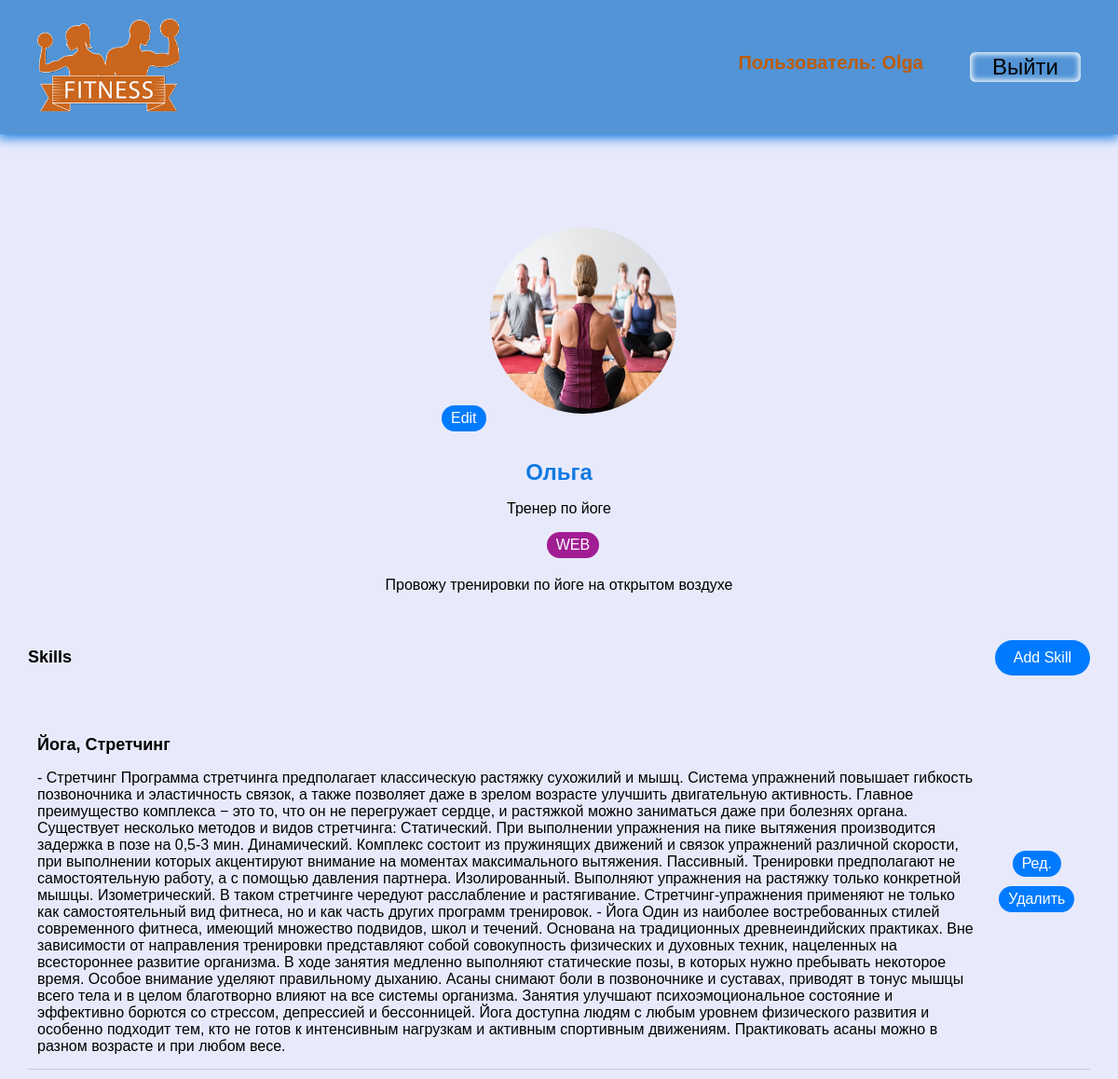
Before: /account/ (signed in) with the older database file.
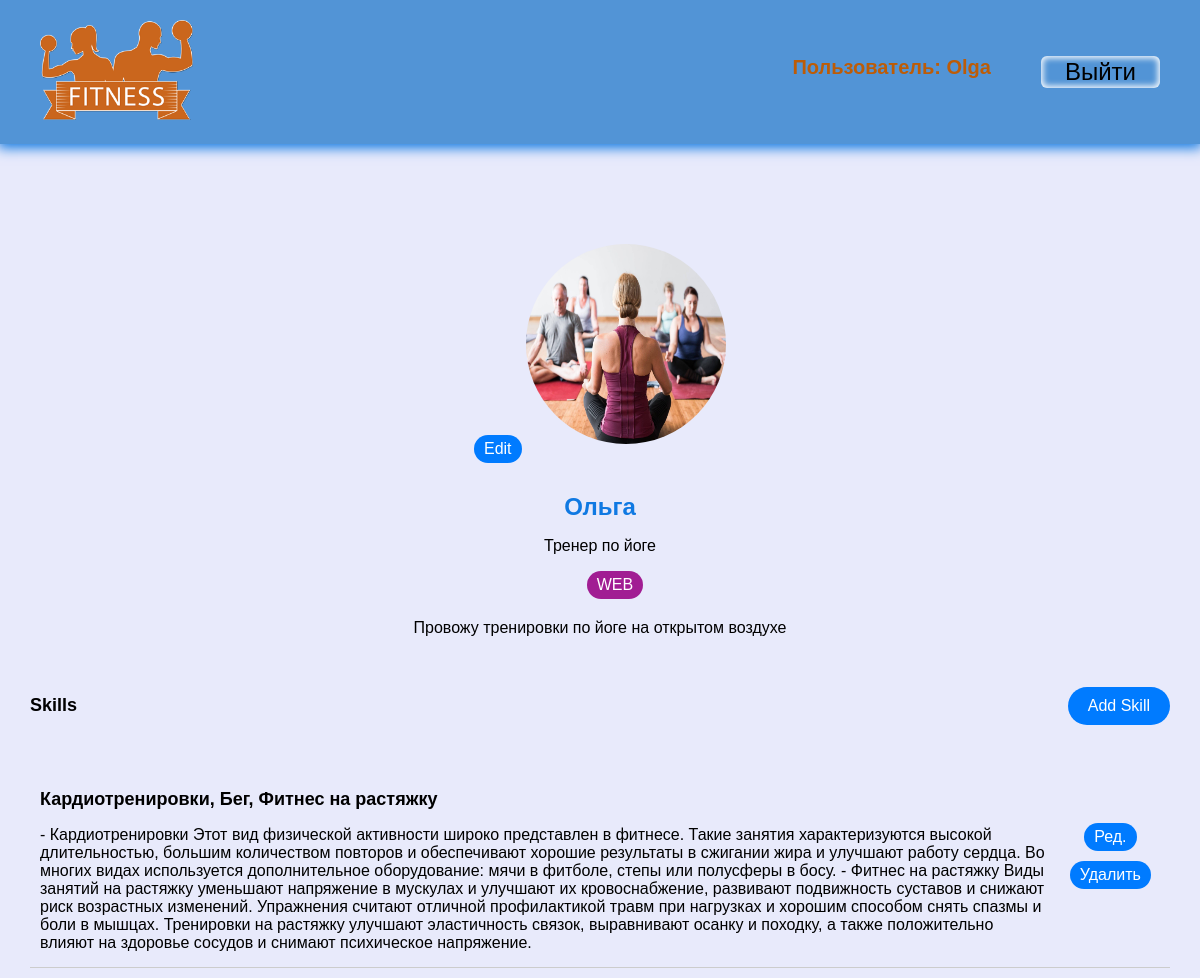
After: the same page with the newer database file.
### fitness/models.py (models this page shows, shortened)
class Skill(models.Model):
    owner = models.ForeignKey(Profile, on_delete=models.CASCADE, blank=True, null=True)
    name = models.CharField(max_length=200, blank=True, null=True)
    description = models.TextField(blank=True, null=True)
    created = models.DateTimeField(auto_now_add=True)

### fitness/views.py (the view)
# urls.py: path('account/', views.user_account, name='account'),
@login_required(login_url='loginuser')
def user_account(request):
    prof = request.user.profile
    skills = prof.skill_set.all()
    context = {
        'profile': prof,
        'skills': skills,
    }
    return render(request, 'fitness/account.html', context)

### fitness/templates/fitness/account.html (shortened to what this page needs)
{% extends 'fitness/base.html' %}
{% block content %}
<main>
    <div class="container">
        <div class="layout">
            <a class="tag tag--pill tag--main settings__btn" href="{% url 'edit-account' %}"> Edit</a>
            <img src="{{ profile.profile_image.url }}" alt="">
            <h2>{{ profile.name }}</h2>
            <p>{{ profile.short_info }}</p>
            <ul>
                {% if profile.social_web %}
                <li>
                    <a title="WEB" href="{{ profile.social_web }}" target="_blank">WEB</a>
                </li>
                {% endif %}
            </ul>
            <p>
               {{ profile.bio }}
            </p>
        </div>
    </div>
    <div class="settings">
        <h3 class="settings__title">Skills</h3>
        <a class="tag tag--pill tag--sub settings__btn tag--lg" href="{% url 'create-skill' %}"> Add Skill</a>
    </div>
    <table class="settings__table">
        {% for skill in skills %}
        <tr>
            <td class="settings__tableInfo">
                <h4>{{ skill.name }}</h4>
                <p>
                    {{ skill.description }}
                </p>
            </td>
            <td class="settings__tableActions">
                <a class="tag tag--pill tag--main settings__btn" href="{% url 'update-skill' skill.id %}"> Ред.</a>
                <a class="tag tag--pill tag--main settings__btn" href="{% url 'delete-skill' skill.id %}">
                    Удалить</a>
            </td>
        </tr>
        {% endfor %}
    </table>
</main>
{% endblock %}

Changed rows visible on the page:
no longer on this page (row edited): Skill: name "Йога, Стретчинг", description "- Стретчинг Программа стретчинга предполагает классическую растяжку сухожилий и мышц. Система упражнений повышает гибкость позвоночника и эластичность связок, а также позволяет даже в зрелом возрасте улучшить двигательную активность. Главное преимущество комплекса − это то, что он не перегружает сердце, и растяжкой можно заниматься даже при болезнях органа. Существует несколько методов и видов стретчинга: Статический. При выполнении упражнения на пике вытяжения производится задержка в позе на 0,5-3 мин. Динамический. Комплекс состоит из пружинящих движений и связок упражнений различной скорости, при выполнении которых акцентируют внимание на моментах максимального вытяжения. Пассивный.…"
now on this page (row edited): Skill: name "Кардиотренировки, Бег, Фитнес на растяжку", description "- Кардиотренировки Этот вид физической активности широко представлен в фитнесе. Такие занятия характеризуются высокой длительностью, большим количеством повторов и обеспечивают хорошие результаты в сжигании жира и улучшают работу сердца. Во многих видах используется дополнительное оборудование: мячи в фитболе, степы или полусферы в босу. - Фитнес на растяжку Виды занятий на растяжку уменьшают напряжение в мускулах и улучшают их кровоснабжение, развивают подвижность суставов и снижают риск возрастных изменений. Упражнения считают отличной профилактикой травм при нагрузках и хорошим способом снять спазмы и боли в мышцах. Тренировки на растяжку улучшают эластичность связок, выравнивают осанку…"
